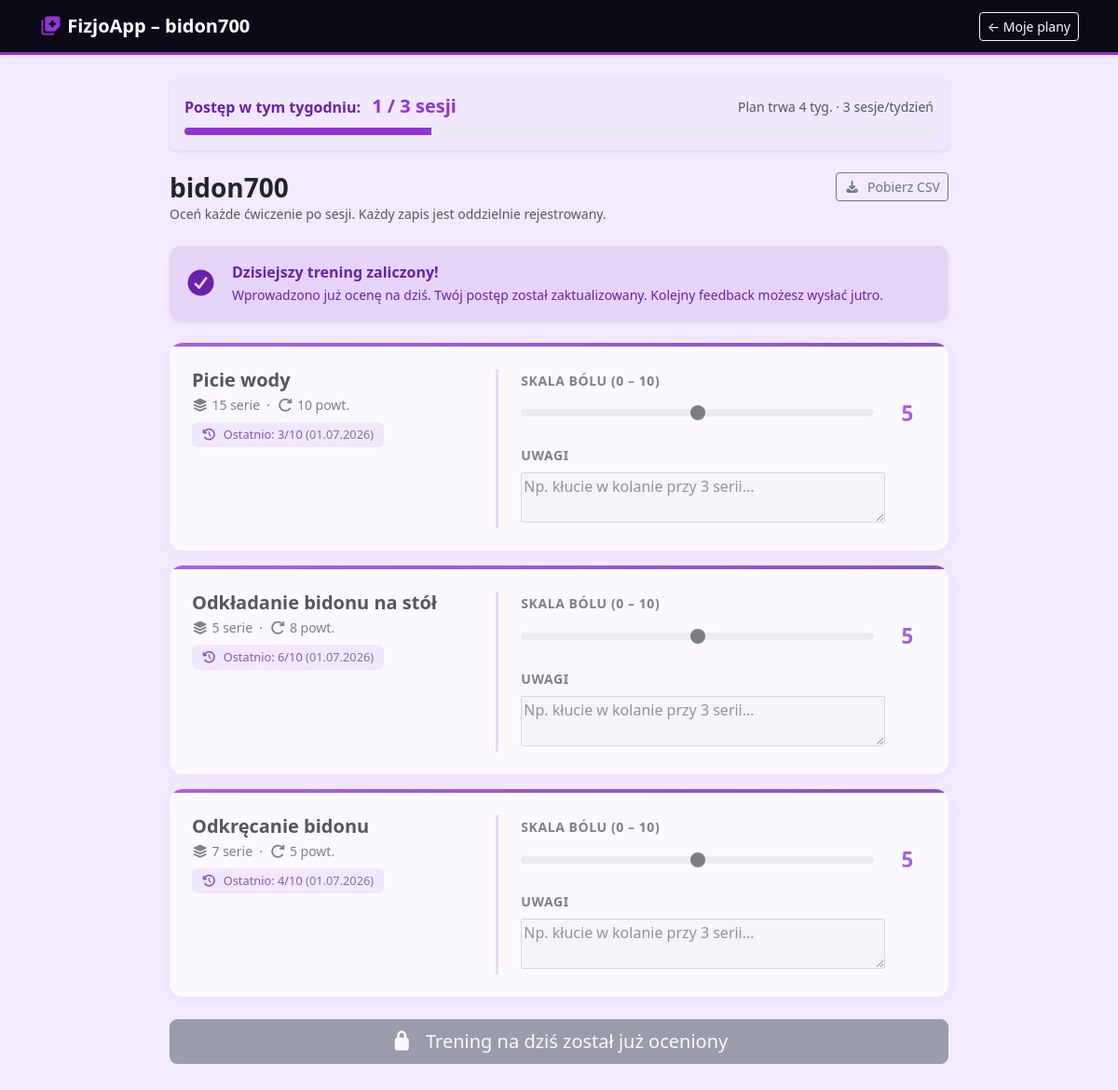
Page /plan/1/ (signed in) on the committed database.
### fizjoapp/models.py (models this page shows, shortened)
class PlanTreningowy(models.Model):
    fizjoterapeuta = models.ForeignKey('Fizjoterapeuta', on_delete=models.CASCADE, related_name='plany')
    pacjent = models.ForeignKey('Pacjent', on_delete=models.CASCADE, related_name='plany')
    nazwa = models.CharField(max_length=200)
    data_utworzenia = models.DateTimeField(auto_now_add=True)
    sesje_tygodniowo = models.IntegerField(default=3, verbose_name="Sesji w tygodniu")
    czas_trwania_tygodnie = models.IntegerField(default=4, verbose_name="Czas trwania (tygodnie)")

class Cwiczenie(models.Model):
    plan = models.ForeignKey(PlanTreningowy, on_delete=models.CASCADE, related_name='cwiczenia')
    nazwa_cwiczenia = models.CharField(max_length=255)
    serie = models.IntegerField(default=3)
    powtórzenia = models.CharField(max_length=50)

class OcenaCwiczenia(models.Model):
    cwiczenie = models.ForeignKey(
        Cwiczenie,
        on_delete=models.CASCADE,
        related_name='oceny'
    )
    pacjent = models.ForeignKey(
        Pacjent,
        on_delete=models.SET_NULL,
        null=True,
        blank=True,
        related_name='oceny'
    )
    skala_bolu = models.IntegerField(validators=[MinValueValidator(0), MaxValueValidator(10)])
    uwagi = models.TextField(blank=True, null=True)
    data_oceny = models.DateTimeField(auto_now_add=True)
    class Meta:
        ordering = ['-data_oceny']
        verbose_name = "Ocena ćwiczenia"
        verbose_name_plural = "Oceny ćwiczeń"

### fizjoapp/views.py (the view)
# urls.py: path('plan/<int:plan_id>/', views.szczegoly_planu, name='szczegoly_planu'),
@login_required
def szczegoly_planu(request, plan_id):
    if not hasattr(request.user, 'pacjent'):
        return render(request, '403.html', status=403)
    pacjent = request.user.pacjent
    plan = get_object_or_404(PlanTreningowy, id=plan_id, pacjent=pacjent)
    cwiczenia = list(plan.cwiczenia.all())
    dzisiaj = timezone.now().date()
    juz_oceniono = OcenaCwiczenia.objects.filter(
        pacjent=pacjent,
        cwiczenie__in=cwiczenia,
        data_oceny__date=dzisiaj
    ).exists()
    OcenaFormSet = modelformset_factory(OcenaCwiczenia, form=OcenaCwiczeniaForm, extra=len(cwiczenia))
    if request.method == 'POST':
        if juz_oceniono:
            return redirect('szczegoly_planu', plan_id=plan.id)
        formset = OcenaFormSet(request.POST, queryset=OcenaCwiczenia.objects.none())
        if formset.is_valid():
            for i, form in enumerate(formset.forms):
                if form.has_changed() and i < len(cwiczenia):
                    ocena = form.save(commit=False)
                    ocena.cwiczenie = cwiczenia[i]
                    ocena.pacjent = pacjent
                    ocena.save()
            return redirect('dashboard_sukces')
    else:
        formset = OcenaFormSet(queryset=OcenaCwiczenia.objects.none())
    ostatnie_oceny = {}
    for c in cwiczenia:
        ostatnia = c.oceny.filter(pacjent=pacjent).first()
        if ostatnia:
            ostatnie_oceny[c.id] = ostatnia
    zestaw = [(c, formset.forms[i], ostatnie_oceny.get(c.id)) for i, c in enumerate(cwiczenia)]
    sesje_w_tygodniu = sesje_w_biezacym_tygodniu(plan, pacjent)
    return render(request, 'szczegoly_planu.html', {
        'plan': plan,
        'zestaw': zestaw,
        'formset': formset,
        'sesje_w_tygodniu': sesje_w_tygodniu,
        'juz_oceniono': juz_oceniono,
    })

### fizjoapp/views.py (called while the page is built)
def sesje_w_biezacym_tygodniu(plan, pacjent=None):
    today = timezone.localdate()
    start_of_week = today - datetime.timedelta(days=today.weekday())
    end_of_week = start_of_week + datetime.timedelta(days=7)
    qs = OcenaCwiczenia.objects.filter(
        cwiczenie__plan=plan,
        data_oceny__date__gte=start_of_week,
        data_oceny__date__lt=end_of_week,
    )
    if pacjent:
        qs = qs.filter(pacjent=pacjent)
    return qs.dates('data_oceny', 'day').count()

### fizjoapp/templates/szczegoly_planu.html (shortened to what this page needs)
{% load static %}
<!doctype html>
<html lang="pl">
<head>
  <link rel="stylesheet" href="{% static 'css/bootstrap.min.css' %}"/>
  <link rel="stylesheet" href="{% static 'css/all.min.css' %}"/>
</head>
<body>
  <nav class="pac-nav navbar navbar-dark shadow-sm mb-4">
    <div class="container">
      <span class="navbar-brand fw-bold"><i class="fas fa-notes-medical" style="color:#9033d6"></i> FizjoApp – {{ plan.nazwa }}</span>
      <a href="{% url 'plany_treningowe' %}" class="btn btn-outline-light btn-sm">← Moje plany</a>
    </div>
  </nav>
  <div class="container pb-5" style="max-width:860px">
    <div class="card border-0 shadow-sm mb-4 p-3" style="background:#f0e8fc;">
      <div class="d-flex justify-content-between align-items-center flex-wrap gap-2">
        <div>
          <span class="fw-bold" style="color:#6722a8">Postęp w tym tygodniu:</span>
          <span class="ms-2 fw-bold fs-5" style="color:#9033d6">{{ sesje_w_tygodniu }} / {{ plan.sesje_tygodniowo }} sesji</span>
        </div>
        <span class="text-muted small">Plan trwa {{ plan.czas_trwania_tygodnie }} tyg. · {{ plan.sesje_tygodniowo }} sesje/tydzień</span>
      </div>
      <div class="progress mt-2 session-bar" style="height:8px;border-radius:999px;">
        {% if plan.sesje_tygodniowo > 0 %}
          {% widthratio sesje_w_tygodniu plan.sesje_tygodniowo 100 as pct %}
          <div class="progress-bar" role="progressbar" style="width:{{ pct }}%"></div>
        {% endif %}
      </div>
    </div>
    <div class="d-flex justify-content-between align-items-start mb-4 flex-wrap gap-2">
      <div>
        <h3 class="fw-bold mb-0">{{ plan.nazwa }}</h3>
        <p class="text-muted small mb-0">Oceń każde ćwiczenie po sesji. Każdy zapis jest oddzielnie rejestrowany.</p>
      </div>
      <a href="{% url 'eksportuj_plan_csv' plan.id %}" class="btn btn-outline-secondary btn-sm">
        <i class="fas fa-download me-1"></i> Pobierz CSV
      </a>
    </div>
    {% if juz_oceniono %}
    <div class="alert alert-success border-0 shadow-sm mb-4 p-3 d-flex align-items-center" style="background: #e5d4f8; color: #6722a8; border-radius: 12px;">
      <i class="fas fa-check-circle fs-3 me-3"></i>
      <div>
        <strong class="d-block">Dzisiejszy trening zaliczony!</strong>
        <span class="small">Wprowadzono już ocenę na dziś. Twój postęp został zaktualizowany. Kolejny feedback możesz wysłać jutro.</span>
      </div>
    </div>
    {% endif %}
    <form method="POST">
      <fieldset {% if juz_oceniono %}disabled{% endif %}>
        {% for cwiczenie, form, ostatnia in zestaw %}
        <div class="exercise-card card mb-3 overflow-hidden">
          <div class="card-top"></div>
          <div class="card-body p-4">
            <div class="row">
              <div class="col-md-5 mb-3 mb-md-0">
                <h5 class="fw-bold mb-1">{{ cwiczenie.nazwa_cwiczenia }}</h5>
                <p class="text-muted small mb-2">
                  <i class="fas fa-layer-group me-1"></i>{{ cwiczenie.serie }} serie &nbsp;·&nbsp;
                  <i class="fas fa-redo me-1"></i>{{ cwiczenie.powtórzenia }} powt.
                </p>
                {% if ostatnia %}
                <span class="history-pill">
                  <i class="fas fa-history me-1"></i>
                  Ostatnio: {{ ostatnia.skala_bolu }}/10
                  <span class="text-muted">({{ ostatnia.data_oceny|date:"d.m.Y" }})</span>
                </span>
                {% endif %}
              </div>
              <div class="col-md-7 divider ps-md-4">
                <label class="form-label fw-semibold small text-muted text-uppercase" style="letter-spacing:.04em">Skala bólu (0 – 10)</label>
                <div class="d-flex align-items-center gap-3 mb-3">
                  {{ form.skala_bolu }}
                  <span class="range-num range-val">5</span>
                </div>
                <label class="form-label fw-semibold small text-muted text-uppercase" style="letter-spacing:.04em">Uwagi</label>
                {{ form.uwagi }}
              </div>
            </div>
          </div>
        </div>
        {% endfor %}
        {% if juz_oceniono %}
          <button type="button" class="btn btn-secondary btn-lg w-100 mt-2 mb-5" disabled>
            <i class="fas fa-lock me-2"></i> Trening na dziś został już oceniony
          </button>
        {% else %}
          <button type="submit" class="btn btn-pac btn-lg w-100 mt-2 mb-5">
            <i class="fas fa-paper-plane me-2"></i> Zapisz feedback i wyślij fizjoterapeucie
          </button>
        {% endif %}
      </fieldset>
    </form>
  </div>
</body>
</html>

### fizjoapp/templates/szczegoly_planu.html (style rules this page uses)
body { background:#f3eafe; }
.pac-nav { background:#0d0a17;border-bottom:3px solid #9033d6; }
.card-top::before { content:'';display:block;height:4px;background:linear-gradient(90deg,#9033d6,#6722a8); }
.exercise-card { border-radius:14px;border:none;box-shadow:0 2px 14px rgba(144,51,214,.09); }
.divider { border-left:3px solid #e5d4f8; }
input[type=range] { accent-color:#9033d6; }
.range-num { font-size:1.4rem;font-weight:700;color:#9033d6;min-width:2.5rem;text-align:center; }
.history-pill { background:#f0e8fc;color:#6722a8;border-radius:6px;font-size:.8rem;padding:.25rem .65rem;display:inline-block; }
.session-bar .progress-bar { background:#9033d6; }
fieldset[disabled] .exercise-card { opacity: 0.75; }

### rows in the picture
PlanTreningowy: nazwa "bidon700", sesje_tygodniowo "3", czas_trwania_tygodnie "4"
Cwiczenie: nazwa_cwiczenia "Picie wody", serie "15", powtórzenia "10", skala_bolu "3", data_oceny "01.07.2026"
Cwiczenie: nazwa_cwiczenia "Odkładanie bidonu na stół", serie "5", powtórzenia "8", skala_bolu "6", data_oceny "01.07.2026"
Cwiczenie: nazwa_cwiczenia "Odkręcanie bidonu", serie "7", powtórzenia "5", skala_bolu "4", data_oceny "01.07.2026"

### other values in the picture
{{ sesje_w_tygodniu }} "1"
